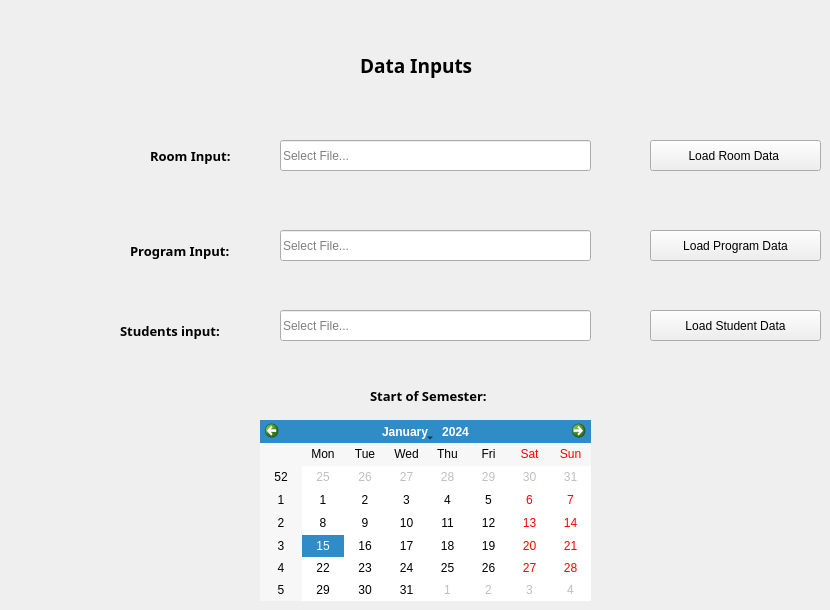
        <widget class="QWidget" name="page12">
         <widget class="QLabel" name="label_2">
          <property name="geometry">
           <rect>
            <x>360</x>
            <y>40</y>
            <width>201</width>
            <height>51</height>
           </rect>
          </property>
          <property name="font">
           <font>
            <family>Arial Black</family>
            <pointsize>14</pointsize>
            <weight>75</weight>
            <bold>true</bold>
           </font>
          </property>
          <property name="text">
           <string>Data Inputs</string>
          </property>
         </widget>
         <widget class="QLineEdit" name="file_name_input">
          <property name="geometry">
           <rect>
            <x>280</x>
            <y>310</y>
            <width>311</width>
            <height>31</height>
           </rect>
          </property>
          <property name="placeholderText">
           <string>Select File...</string>
          </property>
         </widget>
         <widget class="QPushButton" name="load_data_button">
          <property name="geometry">
           <rect>
            <x>650</x>
            <y>310</y>
            <width>171</width>
            <height>31</height>
           </rect>
          </property>
          <property name="font">
           <font>
            <family>Arial</family>
           </font>
          </property>
          <property name="text">
           <string>Load Student Data</string>
          </property>
          <property name="iconSize">
           <size>
            <width>25</width>
            <height>25</height>
           </size>
          </property>
          <property name="checkable">
           <bool>true</bool>
          </property>
          <property name="autoExclusive">
           <bool>true</bool>
          </property>
         </widget>
         <widget class="QLabel" name="label_23">
          <property name="geometry">
           <rect>
            <x>120</x>
            <y>310</y>
            <width>151</width>
            <height>41</height>
           </rect>
          </property>
          <property name="font">
           <font>
            <family>Arial Black</family>
            <pointsize>10</pointsize>
            <weight>75</weight>
            <bold>true</bold>
           </font>
          </property>
          <property name="text">
           <string>Students input:</string>
          </property>
         </widget>
         <widget class="QLabel" name="label_25">
          <property name="geometry">
           <rect>
            <x>150</x>
            <y>140</y>
            <width>121</width>
            <height>31</height>
           </rect>
          </property>
          <property name="font">
           <font>
            <family>Arial Black</family>
            <pointsize>10</pointsize>
            <weight>75</weight>
            <bold>true</bold>
           </font>
          </property>
          <property name="text">
           <string>Room Input:</string>
          </property>
         </widget>
         <widget class="QLineEdit" name="file_name_input_room">
          <property name="geometry">
           <rect>
            <x>280</x>
            <y>140</y>
            <width>311</width>
            <height>31</height>
           </rect>
          </property>
          <property name="placeholderText">
           <string>Select File...</string>
          </property>
         </widget>
         <widget class="QPushButton" name="load_data_button_room">
          <property name="geometry">
           <rect>
            <x>650</x>
            <y>140</y>
            <width>171</width>
            <height>31</height>
           </rect>
          </property>
          <property name="font">
           <font>
            <family>Arial</family>
           </font>
          </property>
          <property name="text">
           <string>Load Room Data </string>
          </property>
          <property name="iconSize">
           <size>
            <width>25</width>
            <height>25</height>
           </size>
          </property>
          <property name="checkable">
           <bool>true</bool>
          </property>
          <property name="autoExclusive">
           <bool>true</bool>
          </property>
         </widget>
         <widget class="QLabel" name="label_29">
          <property name="geometry">
           <rect>
            <x>130</x>
            <y>230</y>
            <width>141</width>
            <height>41</height>
           </rect>
          </property>
          <property name="font">
           <font>
            <family>Arial Black</family>
            <pointsize>10</pointsize>
            <weight>75</weight>
            <bold>true</bold>
           </font>
          </property>
          <property name="text">
           <string>Program Input:</string>
          </property>
         </widget>
         <widget class="QPushButton" name="load_data_button_program">
          <property name="geometry">
           <rect>
            <x>650</x>
            <y>230</y>
            <width>171</width>
            <height>31</height>
           </rect>
          </property>
          <property name="font">
           <font>
            <family>Arial</family>
           </font>
          </property>
          <property name="text">
           <string>Load Program Data</string>
          </property>
          <property name="iconSize">
           <size>
            <width>25</width>
            <height>25</height>
           </size>
          </property>
          <property name="checkable">
           <bool>true</bool>
          </property>
          <property name="autoExclusive">
           <bool>true</bool>
          </property>
         </widget>
         <widget class="QLineEdit" name="file_name_input_program">
          <property name="geometry">
           <rect>
            <x>280</x>
            <y>230</y>
            <width>311</width>
            <height>31</height>
           </rect>
          </property>
          <property name="placeholderText">
           <string>Select File...</string>
          </property>
         </widget>
         <widget class="QCalendarWidget" name="calendar">
          <property name="geometry">
           <rect>
            <x>260</x>
            <y>420</y>
            <width>331</width>
            <height>181</height>
           </rect>
          </property>
         </widget>
         <widget class="QLabel" name="label_39">
          <property name="geometry">
           <rect>
            <x>370</x>
            <y>380</y>
            <width>151</width>
            <height>31</height>
           </rect>
          </property>
          <property name="font">
           <font>
            <family>Arial Black</family>
            <pointsize>10</pointsize>
            <weight>75</weight>
            <bold>true</bold>
           </font>
          </property>
          <property name="text">
           <string>Start of Semester:</string>
          </property>
         </widget>
        </widget>
